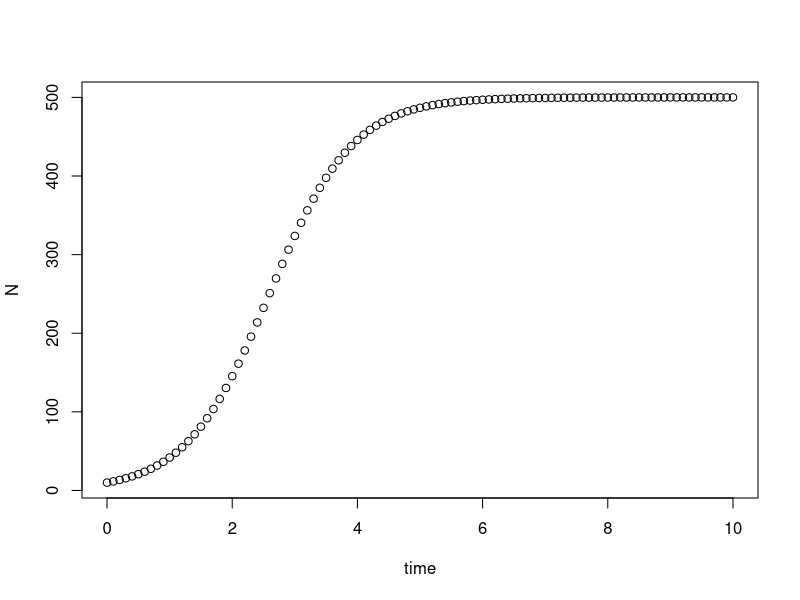
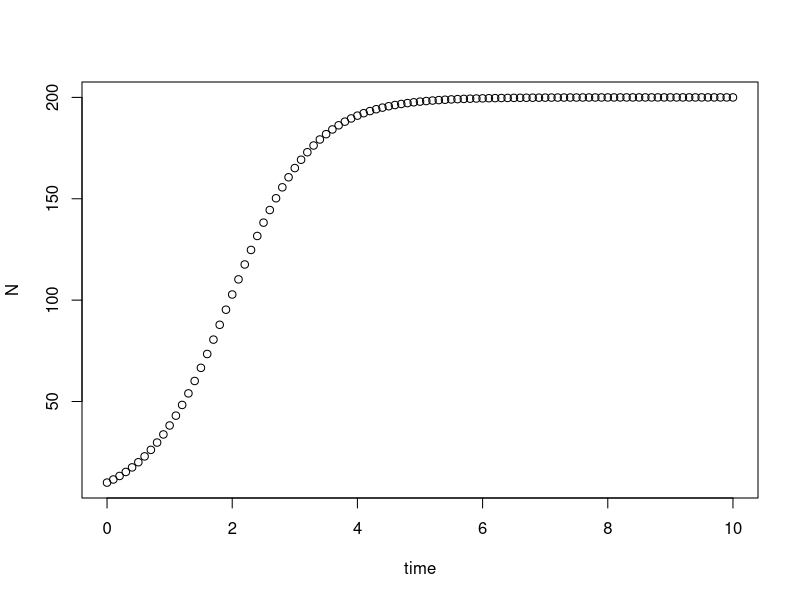
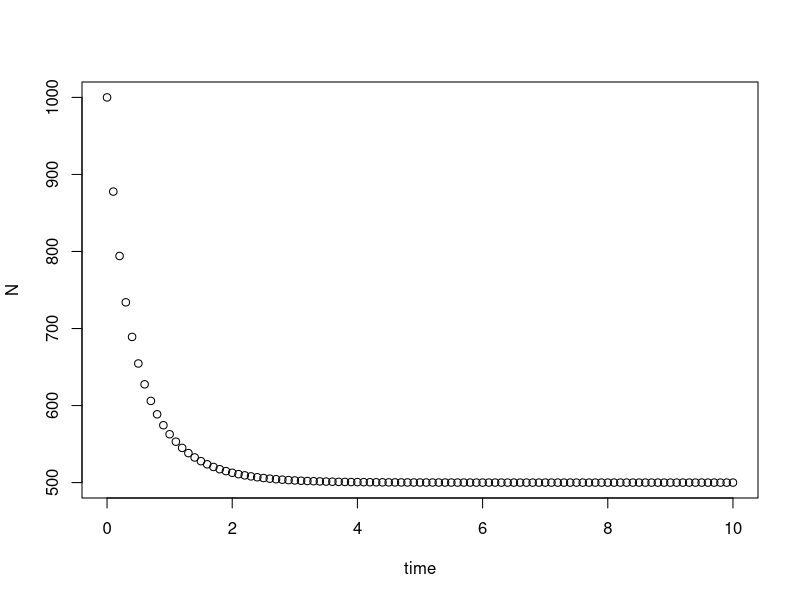

The R source for these figures, in order:
##### Part 1 #####
library(deSolve)

### Model specification
logistic_model <- function(times, state, parms) {
  with(as.list(c(state, parms)), {
    dN_dt = r*N*(K-N)/K # logistic growth equation
    return(list(c(dN_dt)))  # return the results
  })
}

### Model application
times <- seq(0, 10, by = 0.1)  # time steps to integrate over
state <- c(N = 10)  # initial population size
state1 <- c(N = 1000)
parms <- c(r = 1.5, K = 500)  # intrinsic growth rate and carrying capacity
parms1 <- c(r = 1.5, K = 200)

### run the ode solver
pop_size <- ode(func = logistic_model, times = times, y = state, parms = parms)
pop_size1 <- ode(func = logistic_model, times = times, y = state, parms = parms1)
pop_size2 <- ode(func = logistic_model, times = times, y = state1, parms = parms)

### plotting
plot(N ~ time, data = pop_size)
plot(N ~ time, data = pop_size1)
plot(N ~ time, data = pop_size2)
